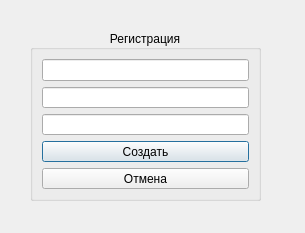
<?xml version="1.0" encoding="UTF-8"?>
<ui version="4.0">
 <class>Dialog_reg</class>
 <widget class="QDialog" name="Dialog_reg">
  <property name="geometry">
   <rect>
    <x>0</x>
    <y>0</y>
    <width>305</width>
    <height>233</height>
   </rect>
  </property>
  <property name="windowTitle">
   <string>Dialog</string>
  </property>
  <widget class="QGroupBox" name="groupBox">
   <property name="enabled">
    <bool>true</bool>
   </property>
   <property name="geometry">
    <rect>
     <x>30</x>
     <y>30</y>
     <width>231</width>
     <height>171</height>
    </rect>
   </property>
   <property name="title">
    <string>Регистрация</string>
   </property>
   <property name="alignment">
    <set>Qt::AlignCenter</set>
   </property>
   <layout class="QVBoxLayout" name="verticalLayout">
    <item>
     <widget class="QLineEdit" name="username"/>
    </item>
    <item>
     <widget class="QLineEdit" name="email_reg"/>
    </item>
    <item>
     <widget class="QLineEdit" name="password"/>
    </item>
    <item>
     <widget class="QPushButton" name="createBut">
      <property name="text">
       <string>Создать</string>
      </property>
     </widget>
    </item>
    <item>
     <widget class="QPushButton" name="pushButton_2">
      <property name="text">
       <string>Отмена</string>
      </property>
     </widget>
    </item>
   </layout>
  </widget>
 </widget>
 <resources/>
 <connections/>
</ui>
